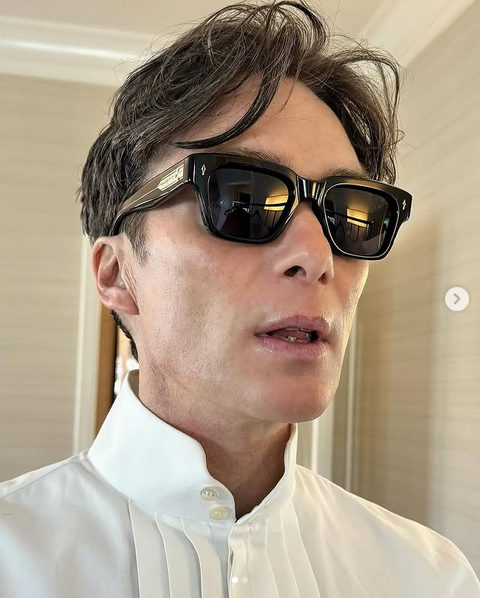
#> input picture cm.png, 480 x 598 px
$ python fourier_style_transform.py
#> lines starting #> are read from the running program, lines starting #| are printed output that depends on the picture
import numpy as np
import cv2
import matplotlib.pyplot as plt
from pathlib import Path
from PIL import Image

# ------------------- Utility Functions -------------------

def load_image(image_path, size=None):
#> called with image_path = './cm.png', size = (512, 512)
    img = cv2.imread(image_path, cv2.IMREAD_UNCHANGED)
#> img is the input picture: shape (598, 480, 4); mean B, G, R, A 135.5, 155.1, 171, 255
    if img is None:
        raise ValueError(f"Could not load image from {image_path}")

    if len(img.shape) == 2:
        img = cv2.cvtColor(img, cv2.COLOR_GRAY2RGB)
    elif img.shape[2] == 4:
        img = cv2.cvtColor(img, cv2.COLOR_BGRA2RGB)
#> img: shape (598, 480, 3)
    else:
        img = cv2.cvtColor(img, cv2.COLOR_BGR2RGB)

    if size is not None:
        img = cv2.resize(img, size)
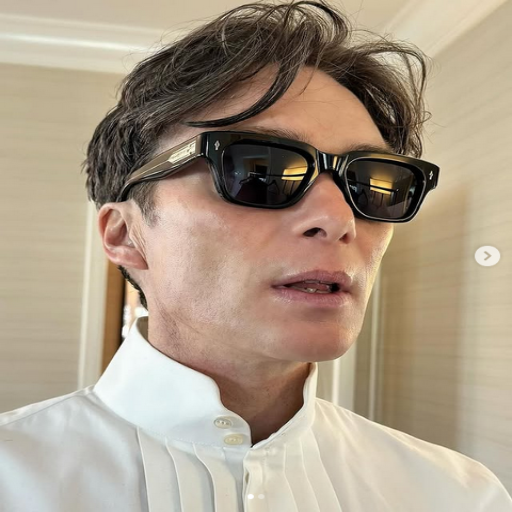
#> img: shape (512, 512, 3); mean R, G, B 170.9, 154.9, 135.4
#> call 2 of load_image, with image_path = './filter.jpg', size = (512, 512)
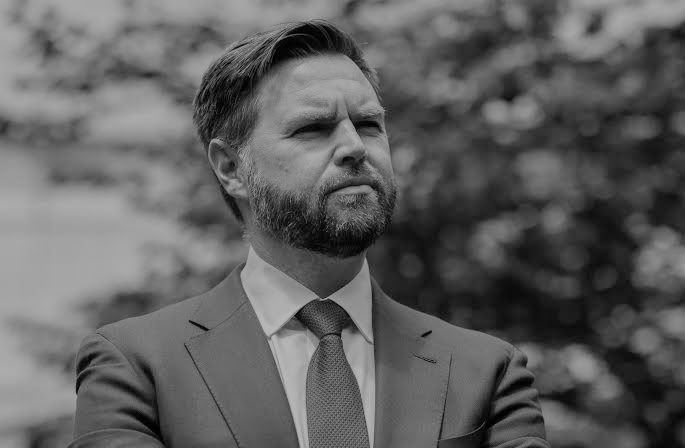
#> input picture filter.jpg, 685 x 448 px
#> in load_image, img is the input picture: shape (448, 685, 3); min 0, max 186, mean 95.9
#> in load_image (call 2), `img = cv2.resize(img, size)`:
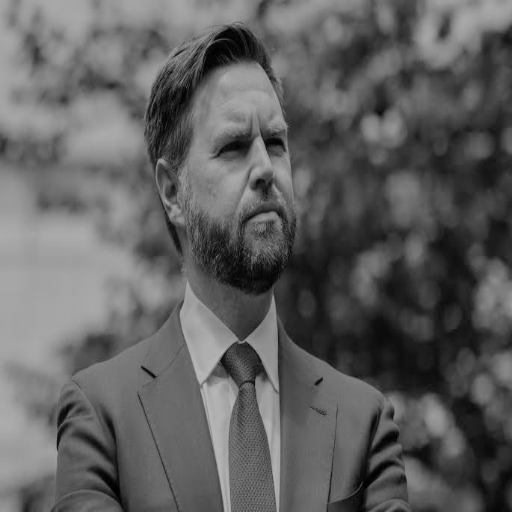
#> img: shape (512, 512, 3); min 0, max 184, mean 95.8

    return img

def preprocess_image(img):
    img = cv2.GaussianBlur(img, (3, 3), 0)
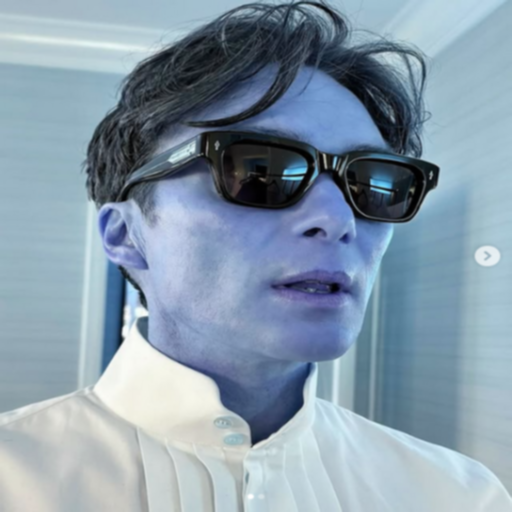
#> img: shape (512, 512, 3); mean of channels 0, 1, 2 170.9, 155, 135.5; drawn as B, G, R
    return img.astype(np.float32) / 255.0

def postprocess_image(img):
    img = np.clip(img, 0, 1)
    return (img * 255).astype(np.uint8)

def is_grayscale(img):
    return np.allclose(img[:, :, 0], img[:, :, 1]) and np.allclose(img[:, :, 1], img[:, :, 2])

# [7 lines left out: function visualize_spectrum, not called in this run]

# ------------------- Fourier Domain Functions -------------------

def fourier_transform(img):
    fft_img = np.zeros_like(img, dtype=np.complex64)
    for i in range(3):
        fft_img[:, :, i] = np.fft.fftshift(np.fft.fft2(img[:, :, i]))
    return fft_img

# [122 lines left out: functions inverse_fourier_transform, amplitude_only_transfer, phase_only_transfer, combined_transfer, color_transfer_lab, fourier_color_transfer_lab, not called in this run]

# ------------------- Style Transfer Dispatcher -------------------

def fourier_style_transfer(content_img, style_img, method='amplitude', alpha=0.5, beta=0.2):
    print("Preprocessing images...")
    content_img = preprocess_image(content_img)
    style_img = preprocess_image(style_img)

    print("Applying Fourier transforms...")
    content_fft = fourier_transform(content_img)
    style_fft = fourier_transform(style_img)

    print(f"Transferring style using method: {method}")
    if method == 'color_lab':
        # Use LAB color space transfer
        result_img = color_transfer_lab(content_img, style_img, alpha=alpha)
        # Compute FFT of result for visualization
        result_fft = fourier_transform(result_img)
    elif method == 'fourier_color_lab':
        # Use LAB color space fourier transfer
        result_img = fourier_color_transfer_lab(content_img, style_img, alpha=alpha)
        # Compute FFT of result for visualization
        result_fft = fourier_transform(result_img)
    else:
        # Apply Fourier transforms-based style transfer
        if method == 'amplitude':
            result_fft = amplitude_only_transfer(content_fft, style_fft, alpha)
        elif method == 'phase':
            result_fft = phase_only_transfer(content_fft, style_fft, beta)
        elif method == 'combined':
            temp_fft = amplitude_only_transfer(content_fft, style_fft, alpha)
            result_fft = phase_only_transfer(temp_fft, style_fft, beta)
        else:
#> (the run stopped early here; a loop or call above may not have finished)
